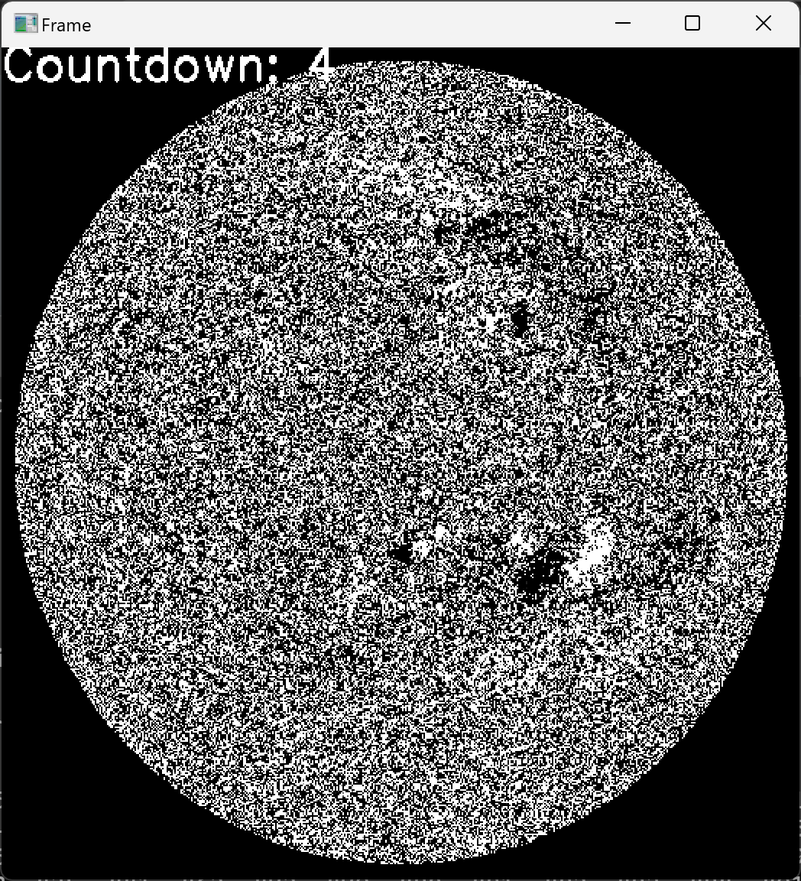
#> input picture visualization.png, 801 x 881 px, shrunk from 1048 x 1152 before the run; its folder holds only this picture in this run
$ python -i extract_features_from_active_regions.py   (imports and definitions only)
#> lines starting #> are read from the running program, lines starting #| are printed output that depends on the picture; after the words box and inside, x2 and y2 are one past the last pixel; in counts of white or black regions, pixels touching at a corner belong together
import argparse
import sys
import numpy as np
import cv2
from tqdm import tqdm
import re
import os
import csv

from read_active_regions import list_npy_files_recursively, extract_values_from_filename

class ExtractActiveRegionFeatures:

    def __init__(self, gauss_thresh=200):
        self.gauss_thresh = gauss_thresh
        return

    # [17 lines left out: function get_magnetic_neural_line, not called in this run]


    def get_features_of_magnetic_neural_line(self, image):

        scaled_image = np.clip(image * 255, 0, 255).astype(np.uint8)

        # ガウシアンブラーを適用して画像のノイズを低減
        blurred = cv2.GaussianBlur(scaled_image, (5, 5), 0)


        # 高い閾値を設定して勾配の大きいエッジのみを抽出
        high_threshold = 250  # この値を調整することで勾配の大きいエッジのみ抽出

        # Cannyエッジ検出器を適用
        edge = cv2.Canny(blurred, high_threshold, high_threshold * 2)


        # findContoursを使用してエッジの輪郭を見つける
        contours, _ = cv2.findContours(edge, cv2.RETR_EXTERNAL, cv2.CHAIN_APPROX_SIMPLE)

        # 各輪郭の面積を計算
        contour_areas = [cv2.contourArea(contour) for contour in contours]
        #print("Areas of detected contours:", contour_areas)

        if False:
            cv2.imshow('blurred',blurred)
            cv2.imshow('edge', edge)
            # 表示用
            color = cv2.cvtColor(np.clip(blurred * 255, 0, 255).astype(np.uint8), cv2.COLOR_GRAY2BGR)

            # 元の画像に輪郭を描画（緑色で、線の太さは2）
            cv2.drawContours(color, contours, -1, (0, 255, 0), 1)

            cv2.imshow('contours',color)
            cv2.waitKey(0)

        num_of_magnetic_neural_lines = len(contours)
        total_length_of_magnetic_neural_lines = np.sum(contour_areas)

        #complexity_of_magnetic_neural_lines = self.get_complexity(edge)
        #print('complexity_of_magnetic_neural_lines0',complexity_of_magnetic_neural_lines)

        complexity_of_magnetic_neural_lines = self.get_complexity_ar(edge)
        #print('complexity_of_magnetic_neural_lines0',complexity_of_magnetic_neural_lines)


        return [num_of_magnetic_neural_lines, total_length_of_magnetic_neural_lines, complexity_of_magnetic_neural_lines]

    def get_complexity_ar(self, edges):
        #scaled_image = np.clip(image * 255, 0, 255).astype(np.uint8)

        # Cannyエッジ検出を適用
        #edges = cv2.Canny(scaled_image, 100, 200)

        # エッジのピクセル数を計算
        edges_pixels = np.sum(edges == 255)

        # 全ピクセル数
        total_pixels = edges.size

        # 複雑度の計算（エッジの割合）
        complexity = edges_pixels / total_pixels

        return complexity

    def get_complexity(self, image):
        scaled_image = np.clip(image * 255, 0, 255).astype(np.uint8)

        # Cannyエッジ検出を適用
        edges = cv2.Canny(scaled_image, 100, 200)

        # エッジのピクセル数を計算
        edges_pixels = np.sum(edges == 255)

        # 全ピクセル数
        total_pixels = image.size

        # 複雑度の計算（エッジの割合）
        complexity = edges_pixels / total_pixels

        return complexity

    def get_features(self, image):
        avg = np.mean(image)
        std = np.std(image)
        max_gauss = np.max(image)
        min_gauss = np.min(image)
        strong_gauss = np.sum(image >= self.gauss_thresh)
        week_gauss = np.sum(-image >= -self.gauss_thresh)
        complexity = self.get_complexity(image)
        return [avg, std, max_gauss, min_gauss, strong_gauss, week_gauss, complexity] + self.get_features_of_magnetic_neural_line(image)

# [41 lines left out: functions main, save_as_csv, not called in this run]


# [9 lines not run here, left out]

>>> import cv2
>>> picture = cv2.imread('visualization.png')
#> picture is the input picture: shape (881, 801, 3); mean B, G, R 97.3, 97.3, 97.3
>>> result = ExtractActiveRegionFeatures().get_features(picture)
#> in get_features, `avg = np.mean(image)`: avg = 97.31
#> in get_features, `std = np.std(image)`: std = 106.4
#> in get_features, `max_gauss = np.max(image)`: max_gauss = 255
#> in get_features, `min_gauss = np.min(image)`: min_gauss = 0
#> in get_features, `strong_gauss = np.sum(image >= self.gauss_thresh)`: strong_gauss = 613095
#> in get_features, `week_gauss = np.sum(-image >= -self.gauss_thresh)`: week_gauss = 2117043
#> in get_complexity, `scaled_image = np.clip(image * 255, 0, 255).astype(np.uint8)`:
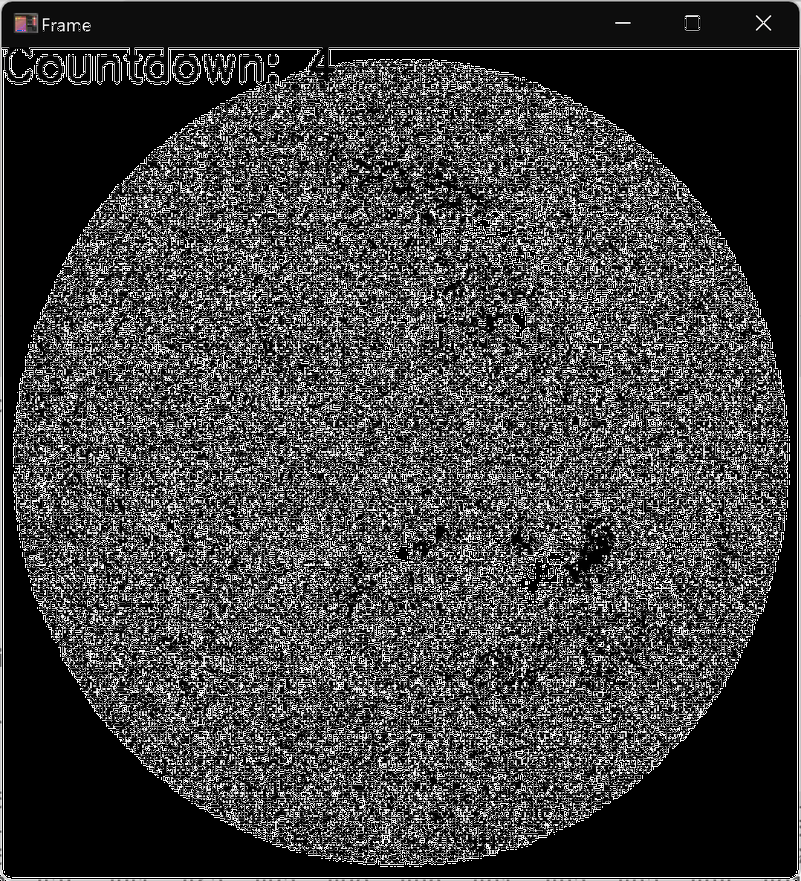
#> scaled_image: shape (881, 801, 3); mean B, G, R 64.1, 64.1, 64.1
#> in get_complexity, `edges = cv2.Canny(scaled_image, 100, 200)`:
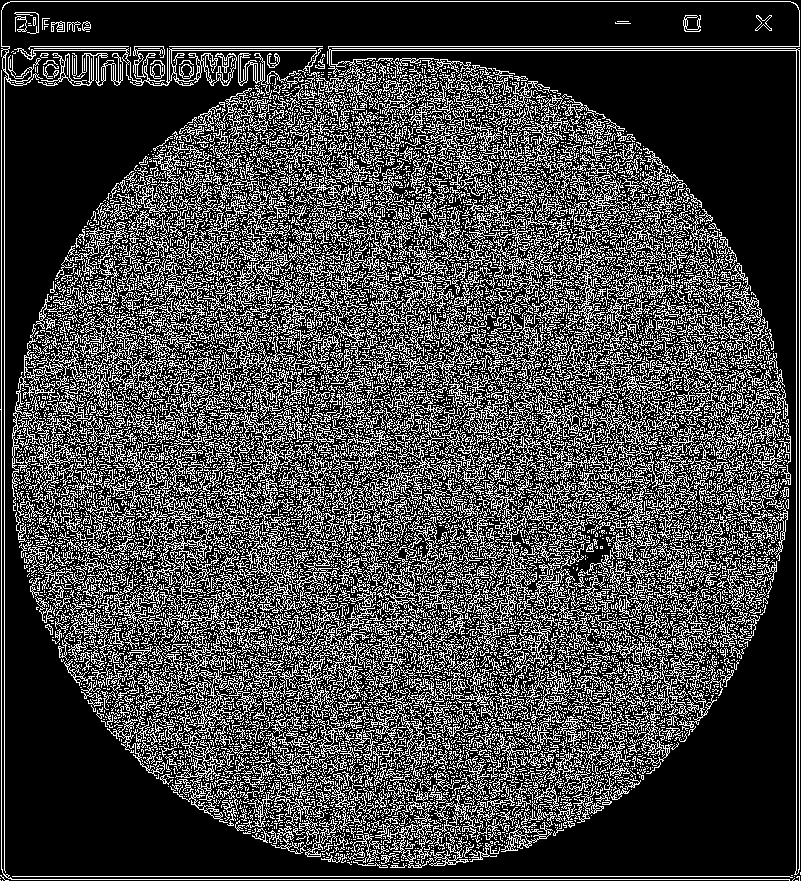
#> edges: shape (881, 801); 26.9% white in thin lines or dots
#> in get_complexity, `edges_pixels = np.sum(edges == 255)`: edges_pixels = 190072
#> in get_complexity, `complexity = edges_pixels / total_pixels`: complexity = 0.0898
#> in get_features_of_magnetic_neural_line, `blurred = cv2.GaussianBlur(scaled_image, (5, 5), 0)`:
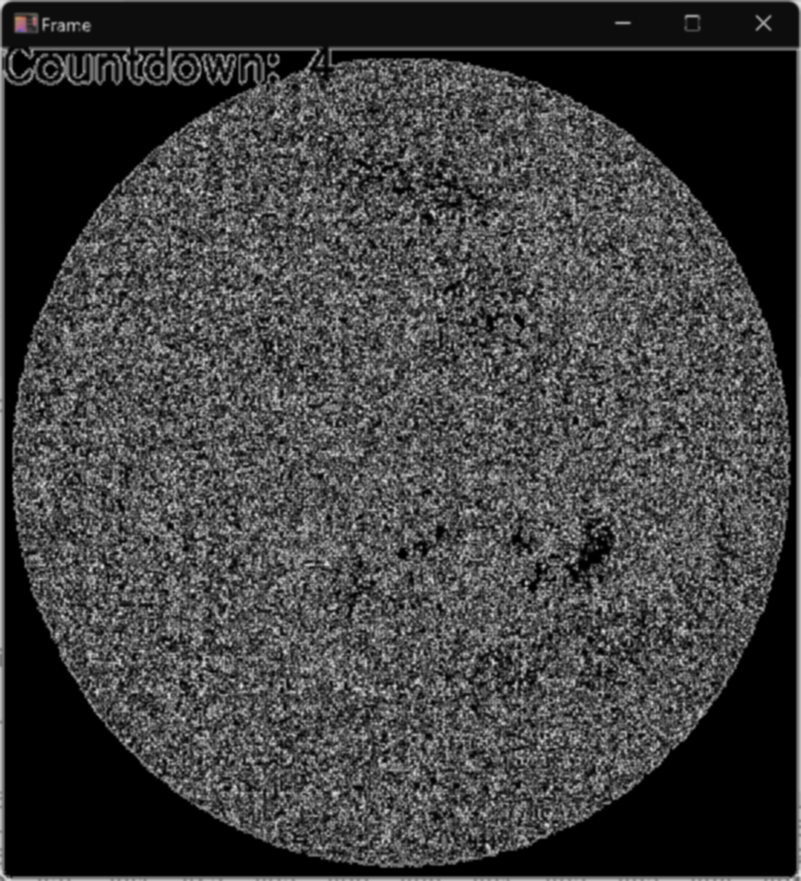
#> blurred: shape (881, 801, 3); mean B, G, R 64.1, 64.1, 64.1
#> in get_features_of_magnetic_neural_line, `edge = cv2.Canny(blurred, high_threshold, high_threshold * 2)`:
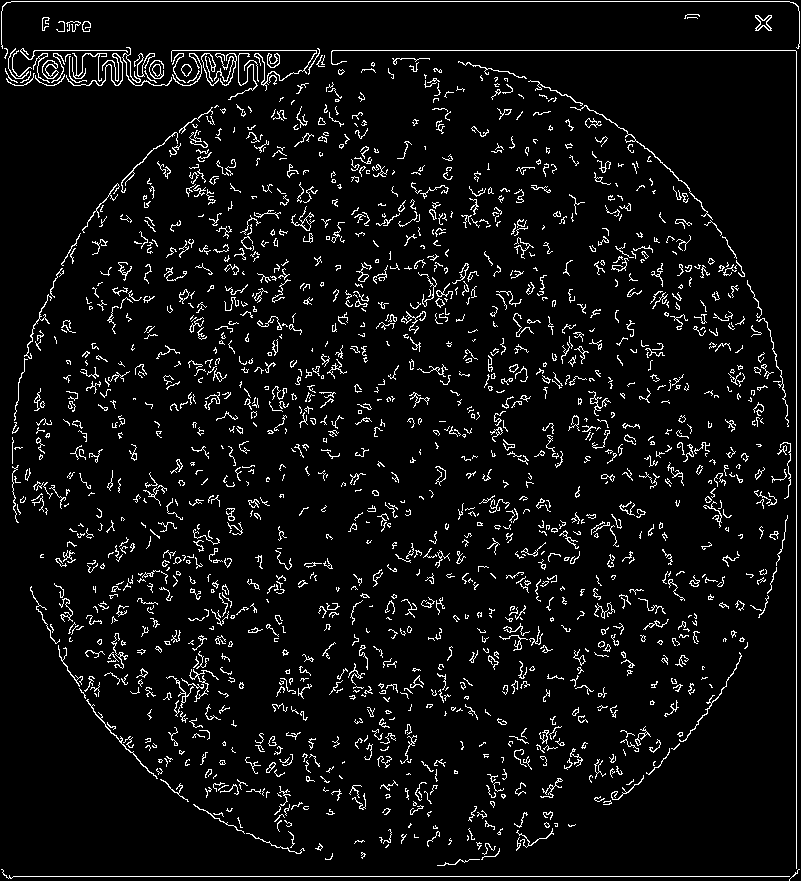
#> edge: shape (881, 801); 5.9% white in thin lines or dots
#> in get_features_of_magnetic_neural_line, `contours, _ = cv2.findContours(edge, cv2.RETR_EXTERNAL, cv2.CHAIN_APPR..`: contours = 1520 contours, 1416 with area under 20; largest, box (x1, y1, x2, y2) and area: (42, 60, 59, 79) 148, (755, 15, 772, 31) 128, (267, 53, 280, 68) 100, (149, 60, 164, 79) 88, (570, 105, 713, 220) 85
#> in get_features_of_magnetic_neural_line, `contour_areas = [cv2.contourArea(contour) for contour in contours]`: contour_areas = 1520 values, max 147.5 at index 1485, min 0 at index 529, mean 7.64
#> in get_features_of_magnetic_neural_line, `num_of_magnetic_neural_lines = len(contours)`: num_of_magnetic_neural_lines = 1520
#> in get_features_of_magnetic_neural_line, `total_length_of_magnetic_neural_lines = np.sum(contour_areas)`: total_length_of_magnetic_neural_lines = 11610.5
#> in get_complexity_ar, `edges_pixels = np.sum(edges == 255)`: edges_pixels = 41437
#> in get_complexity_ar, `complexity = edges_pixels / total_pixels`: complexity = 0.0587
#> result = [97.31, 106.4, 255, 0, 613095, 2117043, 0.0898, 1520, 11610.5, 0.0587]

$ run again, on 中間画像.png
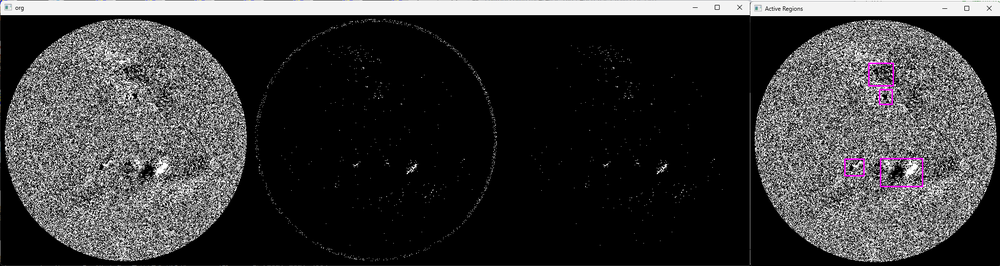
#> input picture 中間画像.png, 1000 x 266 px, shrunk from 2047 x 544 before the run
#> picture is the input picture: shape (266, 1000, 3); mean B, G, R 56.6, 56.1, 56.5
#> avg = 56.39
#> std = 79.76
#> max_gauss = 255
#> min_gauss = 0
#> strong_gauss = 70402
#> week_gauss = 798000
#> in get_complexity, `edges = cv2.Canny(scaled_image, 100, 200)`:
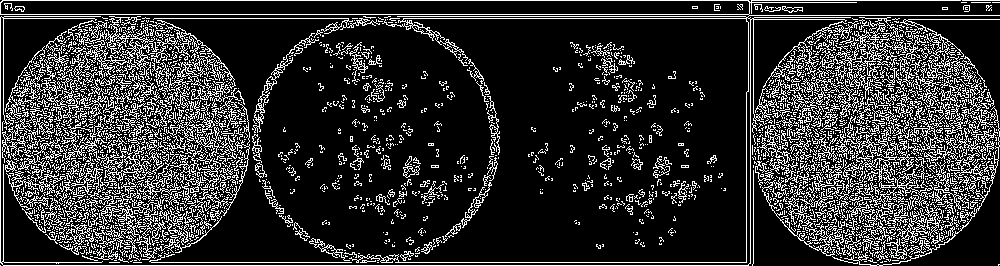
#> edges: shape (266, 1000); 19.2% white in thin lines or dots
#> in get_complexity, `edges_pixels = np.sum(edges == 255)`: edges_pixels = 50976
#> in get_complexity, `complexity = edges_pixels / total_pixels`: complexity = 0.0639
#> in get_features_of_magnetic_neural_line, `edge = cv2.Canny(blurred, high_threshold, high_threshold * 2)`:
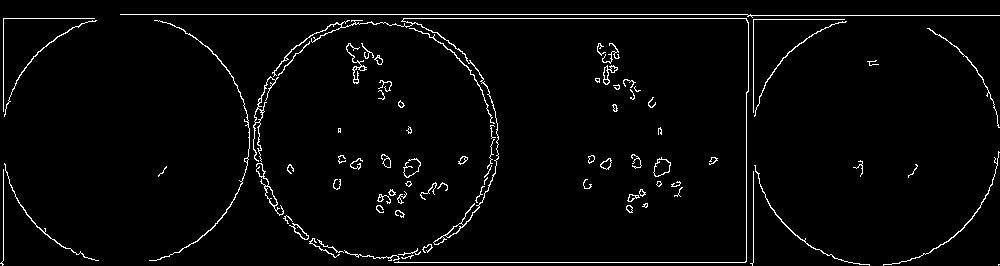
#> edge: shape (266, 1000); 2.9% white in thin lines or dots
#> contours = 82 contours, 52 with area under 20; largest, box (x1, y1, x2, y2) and area: (272, 18, 749, 263) 334, (653, 157, 671, 177) 213, (256, 163, 284, 216) 156, (253, 76, 279, 162) 147, (149, 20, 250, 261) 126
#> contour_areas = 82 values, max 333.5 at index 79, min 0.5 at index 0, mean 31.48
#> num_of_magnetic_neural_lines = 82
#> total_length_of_magnetic_neural_lines = 2581
#> in get_complexity_ar, `edges_pixels = np.sum(edges == 255)`: edges_pixels = 7681
#> in get_complexity_ar, `complexity = edges_pixels / total_pixels`: complexity = 0.0289
#> result = [56.39, 79.76, 255, 0, 70402, 798000, 0.0639, 82, 2581, 0.0289]
